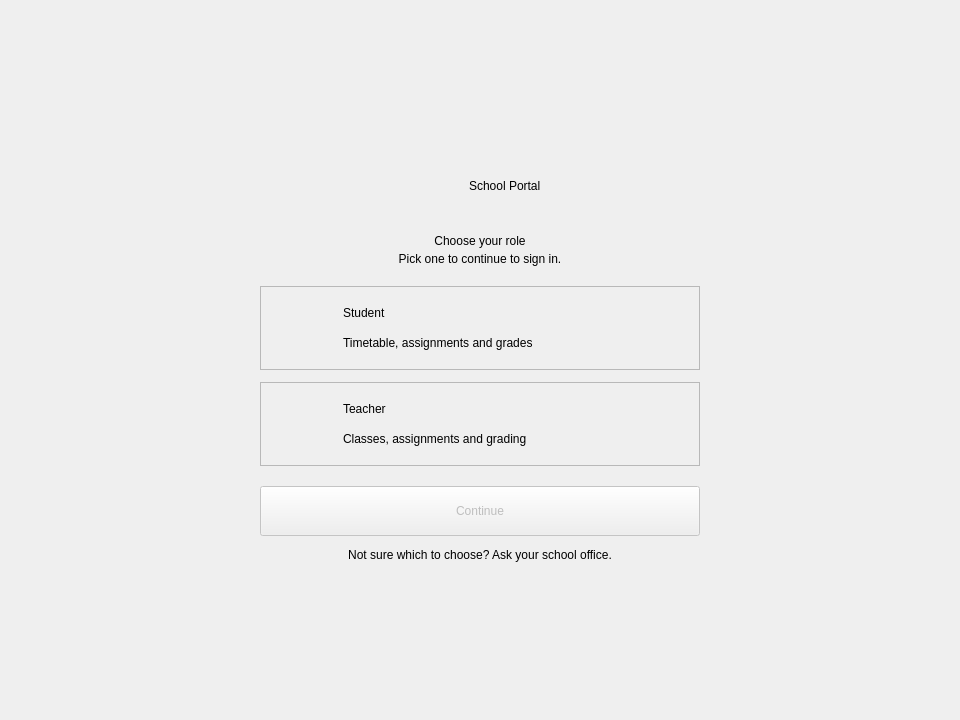
<?xml version="1.0" encoding="UTF-8"?>
<ui version="4.0">
  <class>RolePage</class>
  <widget class="QWidget" name="RolePage">
    <property name="geometry"><rect><x>0</x><y>0</y><width>960</width><height>720</height></rect></property>
    <layout class="QVBoxLayout" name="outerLayout">
      <property name="leftMargin"><number>24</number></property>
      <property name="topMargin"><number>24</number></property>
      <property name="rightMargin"><number>24</number></property>
      <property name="bottomMargin"><number>24</number></property>
      <item>
        <spacer name="outerSpacerTop">
          <property name="orientation"><enum>Qt::Vertical</enum></property>
          <property name="sizeHint" stdset="0"><size><width>20</width><height>20</height></size></property>
        </spacer>
      </item>
      <item>
        <layout class="QHBoxLayout" name="centerRow">
          <item>
            <spacer name="outerSpacerLeft">
              <property name="orientation"><enum>Qt::Horizontal</enum></property>
              <property name="sizeHint" stdset="0"><size><width>20</width><height>20</height></size></property>
            </spacer>
          </item>
          <item>
            <widget class="QFrame" name="panel">
              <property name="minimumSize"><size><width>520</width><height>0</height></size></property>
              <property name="maximumSize"><size><width>520</width><height>16777215</height></size></property>
              <property name="frameShape"><enum>QFrame::NoFrame</enum></property>
              <layout class="QVBoxLayout" name="panelLayout">
                <property name="spacing"><number>12</number></property>
                <property name="leftMargin"><number>40</number></property>
                <property name="topMargin"><number>36</number></property>
                <property name="rightMargin"><number>40</number></property>
                <property name="bottomMargin"><number>28</number></property>
                <item>
                  <layout class="QHBoxLayout" name="brandRow">
                    <property name="spacing"><number>10</number></property>
                    <item>
                      <spacer name="brandSpacerLeft">
                        <property name="orientation"><enum>Qt::Horizontal</enum></property>
                        <property name="sizeHint" stdset="0"><size><width>20</width><height>20</height></size></property>
                      </spacer>
                    </item>
                    <item>
                      <widget class="QLabel" name="logoMark">
                        <property name="text"><string /></property>
                        <property name="alignment"><set>Qt::AlignCenter</set></property>
                        <property name="minimumSize"><size><width>40</width><height>40</height></size></property>
                        <property name="maximumSize"><size><width>40</width><height>40</height></size></property>
                      </widget>
                    </item>
                    <item>
                      <widget class="QLabel" name="brandLabel">
                        <property name="text"><string>School Portal</string></property>
                      </widget>
                    </item>
                    <item>
                      <spacer name="brandSpacerRight">
                        <property name="orientation"><enum>Qt::Horizontal</enum></property>
                        <property name="sizeHint" stdset="0"><size><width>20</width><height>20</height></size></property>
                      </spacer>
                    </item>
                  </layout>
                </item>
                <item>
                  <spacer name="spacerAfterBrand">
                    <property name="orientation"><enum>Qt::Vertical</enum></property>
                    <property name="sizeType"><enum>QSizePolicy::Fixed</enum></property>
                    <property name="sizeHint" stdset="0"><size><width>20</width><height>16</height></size></property>
                  </spacer>
                </item>
                <item>
                  <layout class="QVBoxLayout" name="headingBlock">
                    <property name="spacing"><number>4</number></property>
                    <item>
                      <widget class="QLabel" name="headingLabel">
                        <property name="text"><string>Choose your role</string></property>
                        <property name="alignment"><set>Qt::AlignCenter</set></property>
                      </widget>
                    </item>
                    <item>
                      <widget class="QLabel" name="subheadingLabel">
                        <property name="text"><string>Pick one to continue to sign in.</string></property>
                        <property name="alignment"><set>Qt::AlignCenter</set></property>
                        <property name="wordWrap"><bool>true</bool></property>
                      </widget>
                    </item>
                  </layout>
                </item>
                <item>
                  <spacer name="spacerAfterHeading">
                    <property name="orientation"><enum>Qt::Vertical</enum></property>
                    <property name="sizeType"><enum>QSizePolicy::Fixed</enum></property>
                    <property name="sizeHint" stdset="0"><size><width>20</width><height>8</height></size></property>
                  </spacer>
                </item>
                <item>
                  <widget class="QFrame" name="studentCard">
                    <property name="minimumSize"><size><width>0</width><height>84</height></size></property>
                    <property name="cursor"><cursorShape>PointingHandCursor</cursorShape></property>
                    <property name="frameShape"><enum>QFrame::StyledPanel</enum></property>
                    <property name="selected" stdset="0"><bool>false</bool></property>
                    <layout class="QHBoxLayout" name="studentCardLayout">
                      <property name="spacing"><number>14</number></property>
                      <property name="leftMargin"><number>16</number></property>
                      <property name="topMargin"><number>12</number></property>
                      <property name="rightMargin"><number>18</number></property>
                      <property name="bottomMargin"><number>12</number></property>
                      <item>
                        <widget class="QLabel" name="studentIcon">
                          <property name="text"><string /></property>
                          <property name="alignment"><set>Qt::AlignCenter</set></property>
                          <property name="minimumSize"><size><width>52</width><height>52</height></size></property>
                          <property name="maximumSize"><size><width>52</width><height>52</height></size></property>
                        </widget>
                      </item>
                      <item>
                        <layout class="QVBoxLayout" name="studentTextLayout">
                          <property name="spacing"><number>2</number></property>
                          <item>
                            <widget class="QLabel" name="studentTitle">
                              <property name="text"><string>Student</string></property>
                            </widget>
                          </item>
                          <item>
                            <widget class="QLabel" name="studentDesc">
                              <property name="text"><string>Timetable, assignments and grades</string></property>
                            </widget>
                          </item>
                        </layout>
                      </item>
                      <item>
                        <spacer name="studentCardSpacer">
                          <property name="orientation"><enum>Qt::Horizontal</enum></property>
                          <property name="sizeHint" stdset="0"><size><width>20</width><height>20</height></size></property>
                        </spacer>
                      </item>
                      <item>
                        <widget class="QLabel" name="studentRadio">
                          <property name="text"><string /></property>
                          <property name="alignment"><set>Qt::AlignCenter</set></property>
                          <property name="minimumSize"><size><width>22</width><height>22</height></size></property>
                          <property name="maximumSize"><size><width>22</width><height>22</height></size></property>
                          <property name="selected" stdset="0"><bool>false</bool></property>
                        </widget>
                      </item>
                    </layout>
                  </widget>
                </item>
                <item>
                  <widget class="QFrame" name="teacherCard">
                    <property name="minimumSize"><size><width>0</width><height>84</height></size></property>
                    <property name="cursor"><cursorShape>PointingHandCursor</cursorShape></property>
                    <property name="frameShape"><enum>QFrame::StyledPanel</enum></property>
                    <property name="selected" stdset="0"><bool>false</bool></property>
                    <layout class="QHBoxLayout" name="teacherCardLayout">
                      <property name="spacing"><number>14</number></property>
                      <property name="leftMargin"><number>16</number></property>
                      <property name="topMargin"><number>12</number></property>
                      <property name="rightMargin"><number>18</number></property>
                      <property name="bottomMargin"><number>12</number></property>
                      <item>
                        <widget class="QLabel" name="teacherIcon">
                          <property name="text"><string /></property>
                          <property name="alignment"><set>Qt::AlignCenter</set></property>
                          <property name="minimumSize"><size><width>52</width><height>52</height></size></property>
                          <property name="maximumSize"><size><width>52</width><height>52</height></size></property>
                        </widget>
                      </item>
                      <item>
                        <layout class="QVBoxLayout" name="teacherTextLayout">
                          <property name="spacing"><number>2</number></property>
                          <item>
                            <widget class="QLabel" name="teacherTitle">
                              <property name="text"><string>Teacher</string></property>
                            </widget>
                          </item>
                          <item>
                            <widget class="QLabel" name="teacherDesc">
                              <property name="text"><string>Classes, assignments and grading</string></property>
                            </widget>
                          </item>
                        </layout>
                      </item>
                      <item>
                        <spacer name="teacherCardSpacer">
                          <property name="orientation"><enum>Qt::Horizontal</enum></property>
                          <property name="sizeHint" stdset="0"><size><width>20</width><height>20</height></size></property>
                        </spacer>
                      </item>
                      <item>
                        <widget class="QLabel" name="teacherRadio">
                          <property name="text"><string /></property>
                          <property name="alignment"><set>Qt::AlignCenter</set></property>
                          <property name="minimumSize"><size><width>22</width><height>22</height></size></property>
                          <property name="maximumSize"><size><width>22</width><height>22</height></size></property>
                          <property name="selected" stdset="0"><bool>false</bool></property>
                        </widget>
                      </item>
                    </layout>
                  </widget>
                </item>
                <item>
                  <spacer name="spacerBeforeButton">
                    <property name="orientation"><enum>Qt::Vertical</enum></property>
                    <property name="sizeType"><enum>QSizePolicy::Fixed</enum></property>
                    <property name="sizeHint" stdset="0"><size><width>20</width><height>8</height></size></property>
                  </spacer>
                </item>
                <item>
                  <widget class="QPushButton" name="continueButton">
                    <property name="enabled"><bool>false</bool></property>
                    <property name="minimumSize"><size><width>0</width><height>50</height></size></property>
                    <property name="cursor"><cursorShape>PointingHandCursor</cursorShape></property>
                    <property name="text"><string>Continue</string></property>
                  </widget>
                </item>
                <item>
                  <widget class="QLabel" name="helpLabel">
                    <property name="text"><string>Not sure which to choose? Ask your school office.</string></property>
                    <property name="alignment"><set>Qt::AlignCenter</set></property>
                  </widget>
                </item>
              </layout>
            </widget>
          </item>
          <item>
            <spacer name="outerSpacerRight">
              <property name="orientation"><enum>Qt::Horizontal</enum></property>
              <property name="sizeHint" stdset="0"><size><width>20</width><height>20</height></size></property>
            </spacer>
          </item>
        </layout>
      </item>
      <item>
        <spacer name="outerSpacerBottom">
          <property name="orientation"><enum>Qt::Vertical</enum></property>
          <property name="sizeHint" stdset="0"><size><width>20</width><height>20</height></size></property>
        </spacer>
      </item>
    </layout>
  </widget>
  <tabstops>
    <tabstop>studentCard</tabstop>
    <tabstop>teacherCard</tabstop>
    <tabstop>continueButton</tabstop>
  </tabstops>
  <resources/>
  <connections/>
</ui>
